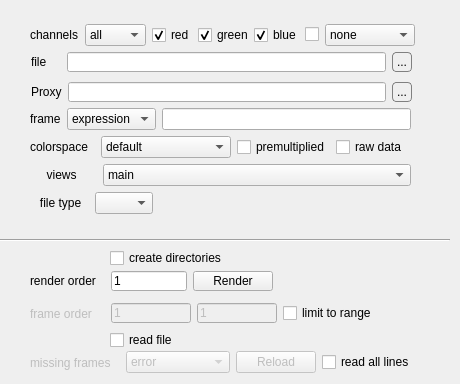
   <widget class="QWidget" name="Write">
    <attribute name="title">
     <string>Write</string>
    </attribute>
    <widget class="QWidget" name="layoutWidget">
     <property name="geometry">
      <rect>
       <x>30</x>
       <y>24</y>
       <width>385</width>
       <height>22</height>
      </rect>
     </property>
     <layout class="QHBoxLayout" name="horizontalLayout">
      <item>
       <widget class="QLabel" name="channel_label">
        <property name="maximumSize">
         <size>
          <width>50</width>
          <height>50</height>
         </size>
        </property>
        <property name="styleSheet">
         <string notr="true">font: 9pt &quot;Cambria&quot;;</string>
        </property>
        <property name="text">
         <string>channels</string>
        </property>
       </widget>
      </item>
      <item>
       <widget class="QComboBox" name="channels">
        <property name="styleSheet">
         <string notr="true">font: 9pt &quot;Cambria&quot;;</string>
        </property>
        <item>
         <property name="text">
          <string>all</string>
         </property>
        </item>
        <item>
         <property name="text">
          <string>none</string>
         </property>
        </item>
        <item>
         <property name="text">
          <string>rgb</string>
         </property>
        </item>
        <item>
         <property name="text">
          <string>rgba</string>
         </property>
        </item>
        <item>
         <property name="text">
          <string>alpha</string>
         </property>
        </item>
        <item>
         <property name="text">
          <string>new</string>
         </property>
        </item>
       </widget>
      </item>
      <item>
       <widget class="QCheckBox" name="red">
        <property name="maximumSize">
         <size>
          <width>40</width>
          <height>40</height>
         </size>
        </property>
        <property name="acceptDrops">
         <bool>false</bool>
        </property>
        <property name="styleSheet">
         <string notr="true">font: 9pt &quot;Cambria&quot;;</string>
        </property>
        <property name="text">
         <string>red</string>
        </property>
        <property name="checked">
         <bool>true</bool>
        </property>
       </widget>
      </item>
      <item>
       <widget class="QCheckBox" name="green">
        <property name="maximumSize">
         <size>
          <width>50</width>
          <height>50</height>
         </size>
        </property>
        <property name="styleSheet">
         <string notr="true">font: 9pt &quot;Cambria&quot;;</string>
        </property>
        <property name="text">
         <string>green</string>
        </property>
        <property name="checked">
         <bool>true</bool>
        </property>
       </widget>
      </item>
      <item>
       <widget class="QCheckBox" name="blue">
        <property name="maximumSize">
         <size>
          <width>45</width>
          <height>45</height>
         </size>
        </property>
        <property name="text">
         <string>blue</string>
        </property>
        <property name="checked">
         <bool>true</bool>
        </property>
       </widget>
      </item>
      <item>
       <widget class="QCheckBox" name="checkBox_4">
        <property name="maximumSize">
         <size>
          <width>15</width>
          <height>15</height>
         </size>
        </property>
        <property name="text">
         <string/>
        </property>
       </widget>
      </item>
      <item>
       <widget class="QComboBox" name="channels_2">
        <property name="minimumSize">
         <size>
          <width>90</width>
          <height>0</height>
         </size>
        </property>
        <item>
         <property name="text">
          <string>none</string>
         </property>
        </item>
        <item>
         <property name="text">
          <string>rgba.red</string>
         </property>
        </item>
        <item>
         <property name="text">
          <string>rgba.green</string>
         </property>
        </item>
        <item>
         <property name="text">
          <string>rgba.blue</string>
         </property>
        </item>
        <item>
         <property name="text">
          <string>rgba.alpha</string>
         </property>
        </item>
       </widget>
      </item>
     </layout>
    </widget>
    <widget class="QCheckBox" name="reading">
     <property name="geometry">
      <rect>
       <x>110</x>
       <y>330</y>
       <width>77</width>
       <height>20</height>
      </rect>
     </property>
     <property name="minimumSize">
      <size>
       <width>0</width>
       <height>20</height>
      </size>
     </property>
     <property name="maximumSize">
      <size>
       <width>80</width>
       <height>20</height>
      </size>
     </property>
     <property name="text">
      <string>read file</string>
     </property>
    </widget>
    <widget class="QWidget" name="layoutWidget">
     <property name="geometry">
      <rect>
       <x>30</x>
       <y>136</y>
       <width>381</width>
       <height>22</height>
      </rect>
     </property>
     <layout class="QHBoxLayout" name="horizontalLayout_5">
      <item>
       <widget class="QLabel" name="colorspace_label">
        <property name="maximumSize">
         <size>
          <width>65</width>
          <height>16777215</height>
         </size>
        </property>
        <property name="styleSheet">
         <string notr="true">font: 9pt &quot;Cambria&quot;;</string>
        </property>
        <property name="text">
         <string>colorspace</string>
        </property>
       </widget>
      </item>
      <item>
       <widget class="QComboBox" name="colorspace">
        <property name="styleSheet">
         <string notr="true">font: 9pt &quot;Cambria&quot;;</string>
        </property>
        <item>
         <property name="text">
          <string>default</string>
         </property>
        </item>
        <item>
         <property name="text">
          <string>liner</string>
         </property>
        </item>
        <item>
         <property name="text">
          <string>sRGB</string>
         </property>
        </item>
        <item>
         <property name="text">
          <string>rec709</string>
         </property>
        </item>
        <item>
         <property name="text">
          <string>Cineon</string>
         </property>
        </item>
        <item>
         <property name="text">
          <string>Gamma1.8</string>
         </property>
        </item>
        <item>
         <property name="text">
          <string>Gamma2.2</string>
         </property>
        </item>
        <item>
         <property name="text">
          <string>Gamma2.4</string>
         </property>
        </item>
        <item>
         <property name="text">
          <string>Gamma2.6</string>
         </property>
        </item>
        <item>
         <property name="text">
          <string>panalog</string>
         </property>
        </item>
        <item>
         <property name="text">
          <string>REDLog</string>
         </property>
        </item>
        <item>
         <property name="text">
          <string>ViperLog</string>
         </property>
        </item>
        <item>
         <property name="text">
          <string>AlexaV3LogC</string>
         </property>
        </item>
        <item>
         <property name="text">
          <string>PLogLin</string>
         </property>
        </item>
        <item>
         <property name="text">
          <string>SLog</string>
         </property>
        </item>
        <item>
         <property name="text">
          <string>SLog1</string>
         </property>
        </item>
        <item>
         <property name="text">
          <string>SLog2</string>
         </property>
        </item>
        <item>
         <property name="text">
          <string>SLog3</string>
         </property>
        </item>
        <item>
         <property name="text">
          <string>CLog</string>
         </property>
        </item>
        <item>
         <property name="text">
          <string>Log3G10</string>
         </property>
        </item>
        <item>
         <property name="text">
          <string>Log3G12</string>
         </property>
        </item>
        <item>
         <property name="text">
          <string>HybridLogGamma</string>
         </property>
        </item>
        <item>
         <property name="text">
          <string>Protune</string>
         </property>
        </item>
        <item>
         <property name="text">
          <string>BT1886</string>
         </property>
        </item>
        <item>
         <property name="text">
          <string>HDR2084</string>
         </property>
        </item>
       </widget>
      </item>
      <item>
       <widget class="QCheckBox" name="premultiplied">
        <property name="styleSheet">
         <string notr="true">font: 9pt &quot;Cambria&quot;;</string>
        </property>
        <property name="text">
         <string>premultiplied</string>
        </property>
       </widget>
      </item>
      <item>
       <widget class="QCheckBox" name="raw">
        <property name="styleSheet">
         <string notr="true">font: 9pt &quot;Cambria&quot;;</string>
        </property>
        <property name="text">
         <string>raw data</string>
        </property>
       </widget>
      </item>
     </layout>
    </widget>
    <widget class="QWidget" name="layoutWidget">
     <property name="geometry">
      <rect>
       <x>30</x>
       <y>108</y>
       <width>381</width>
       <height>22</height>
      </rect>
     </property>
     <layout class="QHBoxLayout" name="horizontalLayout_4">
      <item>
       <widget class="QLabel" name="frame_label">
        <property name="styleSheet">
         <string notr="true">font: 9pt &quot;Cambria&quot;;</string>
        </property>
        <property name="text">
         <string>frame</string>
        </property>
       </widget>
      </item>
      <item>
       <widget class="QComboBox" name="frame_mode">
        <property name="styleSheet">
         <string notr="true">font: 9pt &quot;Cambria&quot;;</string>
        </property>
        <item>
         <property name="text">
          <string>expression</string>
         </property>
        </item>
        <item>
         <property name="text">
          <string>start at</string>
         </property>
        </item>
        <item>
         <property name="text">
          <string>offest</string>
         </property>
        </item>
       </widget>
      </item>
      <item>
       <widget class="QLineEdit" name="frame"/>
      </item>
     </layout>
    </widget>
    <widget class="QWidget" name="layoutWidget">
     <property name="geometry">
      <rect>
       <x>30</x>
       <y>270</y>
       <width>243</width>
       <height>22</height>
      </rect>
     </property>
     <layout class="QHBoxLayout" name="horizontalLayout_8">
      <item>
       <widget class="QLabel" name="label_8">
        <property name="minimumSize">
         <size>
          <width>75</width>
          <height>0</height>
         </size>
        </property>
        <property name="maximumSize">
         <size>
          <width>75</width>
          <height>30</height>
         </size>
        </property>
        <property name="text">
         <string>render order</string>
        </property>
       </widget>
      </item>
      <item>
       <widget class="QLineEdit" name="render_order">
        <property name="maximumSize">
         <size>
          <width>80</width>
          <height>20</height>
         </size>
        </property>
        <property name="text">
         <string>1</string>
        </property>
       </widget>
      </item>
      <item>
       <widget class="QPushButton" name="Render_pushButton">
        <property name="maximumSize">
         <size>
          <width>16777215</width>
          <height>20</height>
         </size>
        </property>
        <property name="text">
         <string>Render</string>
        </property>
       </widget>
      </item>
     </layout>
    </widget>
    <widget class="QWidget" name="layoutWidget">
     <property name="geometry">
      <rect>
       <x>30</x>
       <y>350</y>
       <width>398</width>
       <height>25</height>
      </rect>
     </property>
     <layout class="QHBoxLayout" name="horizontalLayout_10">
      <item>
       <widget class="QLabel" name="label_10">
        <property name="enabled">
         <bool>false</bool>
        </property>
        <property name="minimumSize">
         <size>
          <width>90</width>
          <height>0</height>
         </size>
        </property>
        <property name="maximumSize">
         <size>
          <width>100</width>
          <height>16777215</height>
         </size>
        </property>
        <property name="text">
         <string>missing frames</string>
        </property>
       </widget>
      </item>
      <item>
       <widget class="QComboBox" name="on_error">
        <property name="enabled">
         <bool>false</bool>
        </property>
        <item>
         <property name="text">
          <string>error</string>
         </property>
        </item>
        <item>
         <property name="text">
          <string>black</string>
         </property>
        </item>
        <item>
         <property name="text">
          <string>checkerboard</string>
         </property>
        </item>
        <item>
         <property name="text">
          <string>read input</string>
         </property>
        </item>
       </widget>
      </item>
      <item>
       <widget class="QPushButton" name="Reload_pushButton">
        <property name="enabled">
         <bool>false</bool>
        </property>
        <property name="text">
         <string>Reload</string>
        </property>
       </widget>
      </item>
      <item>
       <widget class="QCheckBox" name="checkBox_10">
        <property name="minimumSize">
         <size>
          <width>110</width>
          <height>0</height>
         </size>
        </property>
        <property name="maximumSize">
         <size>
          <width>110</width>
          <height>16777215</height>
         </size>
        </property>
        <property name="text">
         <string>read all lines</string>
        </property>
       </widget>
      </item>
     </layout>
    </widget>
    <widget class="Line" name="line_2">
     <property name="geometry">
      <rect>
       <x>-1</x>
       <y>230</y>
       <width>451</width>
       <height>21</height>
      </rect>
     </property>
     <property name="orientation">
      <enum>Qt::Horizontal</enum>
     </property>
    </widget>
    <widget class="QCheckBox" name="create_directories">
     <property name="geometry">
      <rect>
       <x>110</x>
       <y>250</y>
       <width>130</width>
       <height>16</height>
      </rect>
     </property>
     <property name="maximumSize">
      <size>
       <width>130</width>
       <height>16777215</height>
      </size>
     </property>
     <property name="text">
      <string>create directories</string>
     </property>
    </widget>
    <widget class="QWidget" name="layoutWidget">
     <property name="geometry">
      <rect>
       <x>30</x>
       <y>300</y>
       <width>351</width>
       <height>27</height>
      </rect>
     </property>
     <layout class="QHBoxLayout" name="horizontalLayout_9">
      <item>
       <widget class="QLabel" name="label_9">
        <property name="enabled">
         <bool>false</bool>
        </property>
        <property name="minimumSize">
         <size>
          <width>75</width>
          <height>25</height>
         </size>
        </property>
        <property name="maximumSize">
         <size>
          <width>75</width>
          <height>25</height>
         </size>
        </property>
        <property name="text">
         <string>frame order</string>
        </property>
       </widget>
      </item>
      <item>
       <widget class="QLineEdit" name="first">
        <property name="enabled">
         <bool>false</bool>
        </property>
        <property name="maximumSize">
         <size>
          <width>80</width>
          <height>20</height>
         </size>
        </property>
        <property name="text">
         <string>1</string>
        </property>
       </widget>
      </item>
      <item>
       <widget class="QLineEdit" name="last">
        <property name="enabled">
         <bool>false</bool>
        </property>
        <property name="maximumSize">
         <size>
          <width>80</width>
          <height>20</height>
         </size>
        </property>
        <property name="text">
         <string>1</string>
        </property>
       </widget>
      </item>
      <item>
       <widget class="QCheckBox" name="use_limit">
        <property name="maximumSize">
         <size>
          <width>16777215</width>
          <height>20</height>
         </size>
        </property>
        <property name="text">
         <string>limit to range</string>
        </property>
       </widget>
      </item>
     </layout>
    </widget>
    <widget class="QWidget" name="layoutWidget">
     <property name="geometry">
      <rect>
       <x>30</x>
       <y>164</y>
       <width>381</width>
       <height>22</height>
      </rect>
     </property>
     <layout class="QHBoxLayout" name="horizontalLayout_6">
      <item>
       <widget class="QLabel" name="views_label">
        <property name="styleSheet">
         <string notr="true">font: 9pt &quot;Cambria&quot;;</string>
        </property>
        <property name="text">
         <string>     views</string>
        </property>
       </widget>
      </item>
      <item>
       <widget class="QComboBox" name="views">
        <property name="minimumSize">
         <size>
          <width>308</width>
          <height>0</height>
         </size>
        </property>
        <property name="maximumSize">
         <size>
          <width>80</width>
          <height>16777215</height>
         </size>
        </property>
        <property name="mouseTracking">
         <bool>false</bool>
        </property>
        <property name="acceptDrops">
         <bool>false</bool>
        </property>
        <property name="layoutDirection">
         <enum>Qt::LeftToRight</enum>
        </property>
        <property name="autoFillBackground">
         <bool>false</bool>
        </property>
        <property name="styleSheet">
         <string notr="true">font: 9pt &quot;Cambria&quot;;</string>
        </property>
        <item>
         <property name="text">
          <string>main</string>
         </property>
        </item>
       </widget>
      </item>
     </layout>
    </widget>
    <widget class="QWidget" name="layoutWidget">
     <property name="geometry">
      <rect>
       <x>30</x>
       <y>192</y>
       <width>123</width>
       <height>22</height>
      </rect>
     </property>
     <layout class="QHBoxLayout" name="horizontalLayout_7">
      <item>
       <widget class="QLabel" name="filetype_label">
        <property name="maximumSize">
         <size>
          <width>60</width>
          <height>16777215</height>
         </size>
        </property>
        <property name="styleSheet">
         <string notr="true">font: 9pt &quot;Cambria&quot;;</string>
        </property>
        <property name="text">
         <string>   file type</string>
        </property>
       </widget>
      </item>
      <item>
       <widget class="QComboBox" name="file_type">
        <property name="editable">
         <bool>false</bool>
        </property>
        <property name="maxVisibleItems">
         <number>30</number>
        </property>
        <property name="sizeAdjustPolicy">
         <enum>QComboBox::AdjustToContentsOnFirstShow</enum>
        </property>
        <item>
         <property name="text">
          <string/>
         </property>
        </item>
        <item>
         <property name="text">
          <string>exr</string>
         </property>
        </item>
        <item>
         <property name="text">
          <string>jpeg</string>
         </property>
        </item>
        <item>
         <property name="text">
          <string>mov</string>
         </property>
        </item>
        <item>
         <property name="text">
          <string>png</string>
         </property>
        </item>
       </widget>
      </item>
     </layout>
    </widget>
    <widget class="QWidget" name="layoutWidget">
     <property name="geometry">
      <rect>
       <x>31</x>
       <y>50</y>
       <width>381</width>
       <height>25</height>
      </rect>
     </property>
     <layout class="QHBoxLayout" name="horizontalLayout_2">
      <item>
       <widget class="QLabel" name="file_label">
        <property name="minimumSize">
         <size>
          <width>30</width>
          <height>0</height>
         </size>
        </property>
        <property name="maximumSize">
         <size>
          <width>16777215</width>
          <height>20</height>
         </size>
        </property>
        <property name="styleSheet">
         <string notr="true">font: 9pt &quot;Cambria&quot;;</string>
        </property>
        <property name="text">
         <string>file</string>
        </property>
       </widget>
      </item>
      <item>
       <widget class="QLineEdit" name="file">
        <property name="maximumSize">
         <size>
          <width>450</width>
          <height>20</height>
         </size>
        </property>
       </widget>
      </item>
      <item>
       <widget class="QPushButton" name="file_pushButton">
        <property name="minimumSize">
         <size>
          <width>20</width>
          <height>0</height>
         </size>
        </property>
        <property name="maximumSize">
         <size>
          <width>30</width>
          <height>20</height>
         </size>
        </property>
        <property name="styleSheet">
         <string notr="true">border: 1px solid gray;
border-radius:4px;</string>
        </property>
        <property name="text">
         <string>...</string>
        </property>
       </widget>
      </item>
     </layout>
    </widget>
    <widget class="QWidget" name="layoutWidget">
     <property name="geometry">
      <rect>
       <x>31</x>
       <y>80</y>
       <width>381</width>
       <height>25</height>
      </rect>
     </property>
     <layout class="QHBoxLayout" name="horizontalLayout_3">
      <item>
       <widget class="QLabel" name="proxy_lable">
        <property name="maximumSize">
         <size>
          <width>16777215</width>
          <height>20</height>
         </size>
        </property>
        <property name="styleSheet">
         <string notr="true">font: 9pt &quot;Cambria&quot;;</string>
        </property>
        <property name="text">
         <string>Proxy</string>
        </property>
       </widget>
      </item>
      <item>
       <widget class="QLineEdit" name="proxy">
        <property name="maximumSize">
         <size>
          <width>450</width>
          <height>20</height>
         </size>
        </property>
       </widget>
      </item>
      <item>
       <widget class="QPushButton" name="Prxoy_pushButton">
        <property name="minimumSize">
         <size>
          <width>20</width>
          <height>0</height>
         </size>
        </property>
        <property name="maximumSize">
         <size>
          <width>80</width>
          <height>20</height>
         </size>
        </property>
        <property name="styleSheet">
         <string notr="true">border: 1px solid gray;
border-radius:4px;</string>
        </property>
        <property name="text">
         <string>...</string>
        </property>
        <property name="autoRepeat">
         <bool>false</bool>
        </property>
        <property name="autoExclusive">
         <bool>false</bool>
        </property>
        <property name="autoDefault">
         <bool>false</bool>
        </property>
        <property name="default">
         <bool>false</bool>
        </property>
        <property name="flat">
         <bool>false</bool>
        </property>
       </widget>
      </item>
     </layout>
    </widget>
   </widget>
